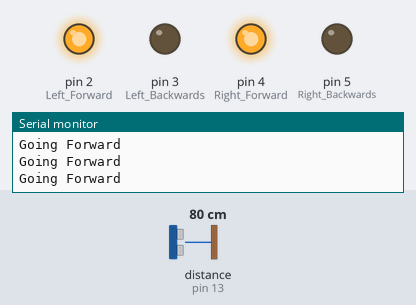
The sketch below on a simulated Arduino Uno, built with avr-gcc and run on an emulated ATmega328P. On the bench: output pins drawn as LEDs (lit = HIGH), the last lines printed to the serial monitor. Wiring (inferred from the names in the program): ultrasonic range finder: trigger pin 12; echo pin 13. Dashed ring = blinking. The inputs (shaded band) are chosen by the test bench; at power-on: distance to the obstacle (sensor on pin 13) 80 cm. The echo pulse lasts 58.3 µs per cm; pins used as bus, display or sensor lines are not drawn.

Above: at 1.2 s.
1.3 s: distance to the obstacle (sensor on pin 13) set to 24 cm
2.8 s: distance to the obstacle (sensor on pin 13) set to 18 cm
At 3.6 s:
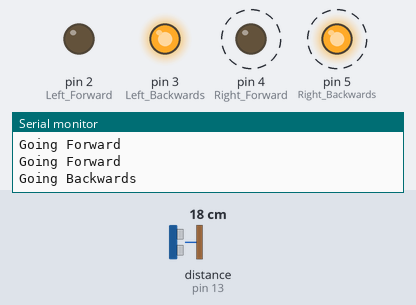
Timing chart, 0 to 11.8 s (numbered marks = the images above; inputs shaded):
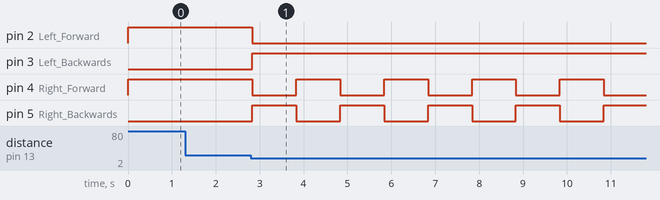

Measured:
- the behaviour switches between 21 and 20 cm on distance to the obstacle (sensor on pin 13) (found by bisection; images 0 and 1)
- after the input at 2.8 s, pin 2 (Left_Forward): HIGH → LOW at once; pin 3 (Left_Backwards): LOW → HIGH at once; pin 4 (Right_Forward), pin 5 (Right_Backwards): alternates HIGH for 1.0 s and LOW for 1.0 s, starting at once

The sketch:

Obstacle.ino
```cpp
const int Trigger = 12;
const int Eco = 13;

const int Left_Forward = 2;
const int Left_Backwards = 3;
const int Right_Forward = 4;
const int Right_Backwards = 5;

void setup() {
  pinMode(Left_Forward, OUTPUT);
  pinMode(Left_Backwards, OUTPUT);
  pinMode(Right_Forward, OUTPUT);
  pinMode(Right_Backwards, OUTPUT);

  pinMode(Trigger, OUTPUT);
  pinMode(Eco, INPUT);

  Serial.begin(9600);
  Serial.println("Starting The Obstacle Avoidance Car I Hope This Works.");
}

void loop() {
  Forward();

  long Duration, Distance;

  digitalWrite(Trigger, LOW);
  delayMicroseconds(2);

  digitalWrite(Trigger, HIGH);
  delayMicroseconds(10);
  digitalWrite(Trigger, LOW);

  Duration = pulseIn(Eco, HIGH);
  Distance = (Duration/2)/29.1;

  if (Distance < 20) {
    Backwards();
    delay(1000);
    Right();
    delay(1000);
  }

}

void Forward() {
  Serial.println("Going Forward");
  digitalWrite(Left_Forward, HIGH);
  digitalWrite(Left_Backwards, LOW);
  digitalWrite(Right_Forward, HIGH);
  digitalWrite(Right_Backwards, LOW);
}

void Backwards() {
  Serial.println("Going Backwards");
  digitalWrite(Left_Forward, LOW);
  digitalWrite(Left_Backwards, HIGH);
  digitalWrite(Right_Forward, LOW);
  digitalWrite(Right_Backwards, HIGH);
}

void Right() {
  Serial.println("Going Right");
  digitalWrite(Left_Forward, LOW);
  digitalWrite(Left_Backwards, HIGH);
  digitalWrite(Right_Forward, HIGH);
  digitalWrite(Right_Backwards, LOW);
}
```
